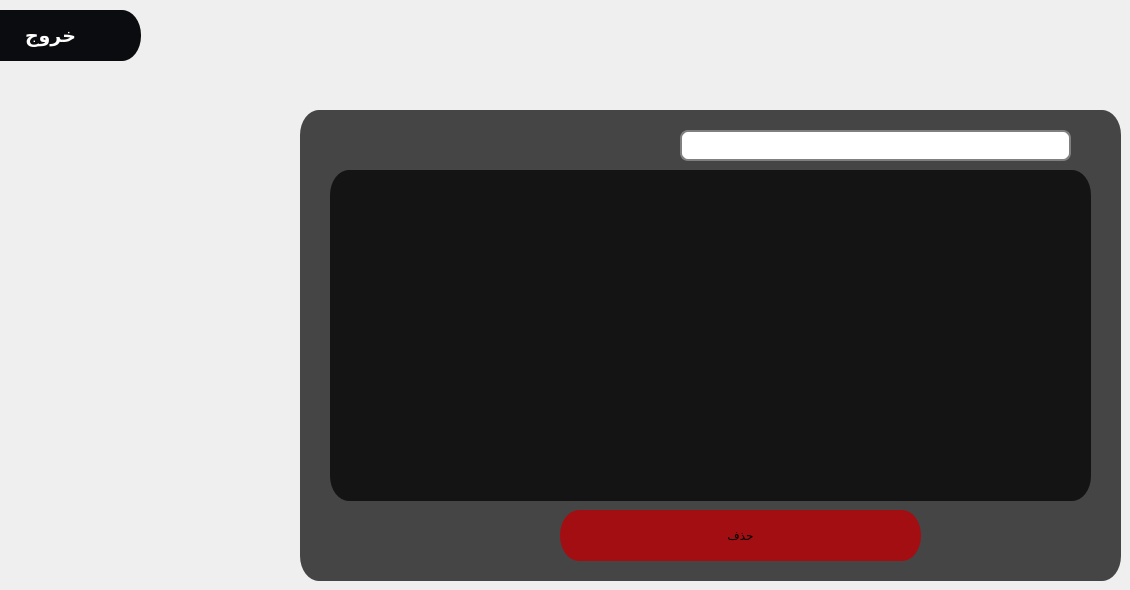
    <widget class="QWidget" name="tab_9">
     <attribute name="title">
      <string>Page</string>
     </attribute>
     <widget class="QFrame" name="frame_menu_27">
      <property name="enabled">
       <bool>true</bool>
      </property>
      <property name="geometry">
       <rect>
        <x>300</x>
        <y>110</y>
        <width>821</width>
        <height>471</height>
       </rect>
      </property>
      <property name="whatsThis">
       <string>&lt;html&gt;&lt;head/&gt;&lt;body&gt;&lt;p&gt;&lt;img src=&quot;:/pt/pos.png&quot;/&gt;&lt;/p&gt;&lt;/body&gt;&lt;/html&gt;</string>
      </property>
      <property name="styleSheet">
       <string notr="true">
QFrame{
	border-radius: 19px solid;
	background-color: qlineargradient(spread:pad, x1:1, y1:1, x2:1, y2:1, stop:1 rgba(0, 0, 0, 181));
}
QFrame:hover{
	border-left:3px solid rgb(255, 242, 0);
	border-bottom:3px solid rgb(255, 242, 0);
    border-top:3px solid rgb(255, 190, 0);
	border-right:3px solid rgb(255, 190, 0);
	

}</string>
      </property>
      <property name="frameShape">
       <enum>QFrame::StyledPanel</enum>
      </property>
      <property name="frameShadow">
       <enum>QFrame::Raised</enum>
      </property>
      <widget class="QPushButton" name="saveBtn_9">
       <property name="geometry">
        <rect>
         <x>260</x>
         <y>400</y>
         <width>361</width>
         <height>51</height>
        </rect>
       </property>
       <property name="styleSheet">
        <string notr="true">QPushButton{
	border-radius: 19px solid;
	border-bottom:0px solid rgb(171, 16, 20);
    border-top:0px solid rgb(171, 16, 20);
	
	background-color: rgb(163, 14, 18);


  

}

QPushButton:hover{
	border: 7px solid qlineargradient(spread:pad, x1:1, y1:1, x2:1, y2:1, stop:1 rgba(0, 0, 0, 0));
	border-radius: 19px solid;
	border-bottom:0px solid rgb(171, 16, 20);
    border-top:0px solid rgb(171, 16, 20);
	



   background-color:rgb(237, 28, 47);

	


}
QPushButton:pressed{
	color:rgb(255, 205, 0);

   background-color:rgb(189, 22, 37);
}</string>
       </property>
       <property name="text">
        <string>حذف</string>
       </property>
       <property name="icon">
        <iconset resource="../../Desktop/pt.qrc">
         <normaloff>:/pt/delete.png</normaloff>:/pt/delete.png</iconset>
       </property>
       <property name="iconSize">
        <size>
         <width>33</width>
         <height>33</height>
        </size>
       </property>
      </widget>
      <widget class="QTableView" name="tableView_6">
       <property name="geometry">
        <rect>
         <x>30</x>
         <y>60</y>
         <width>761</width>
         <height>331</height>
        </rect>
       </property>
       <property name="styleSheet">
        <string notr="true">color: rgb(255, 255, 255);
</string>
       </property>
      </widget>
     </widget>
     <widget class="QPushButton" name="btn_exit_to_app_12">
      <property name="enabled">
       <bool>true</bool>
      </property>
      <property name="geometry">
       <rect>
        <x>-40</x>
        <y>10</y>
        <width>181</width>
        <height>51</height>
       </rect>
      </property>
      <property name="font">
       <font>
        <family>Hack</family>
        <pointsize>14</pointsize>
        <weight>75</weight>
        <bold>true</bold>
       </font>
      </property>
      <property name="cursor">
       <cursorShape>PointingHandCursor</cursorShape>
      </property>
      <property name="contextMenuPolicy">
       <enum>Qt::DefaultContextMenu</enum>
      </property>
      <property name="layoutDirection">
       <enum>Qt::LeftToRight</enum>
      </property>
      <property name="styleSheet">
       <string notr="true">QPushButton{
	border-radius: 19px solid;
	border-bottom:0px solid rgb(171, 16, 20);
    border-top:0px solid rgb(171, 16, 20);
	
	background-color: rgb(11, 12, 15);
	color: rgb(255, 255, 255);

  

}

QPushButton:hover{
	border: 70px solid qlineargradient(spread:pad, x1:1, y1:1, x2:1, y2:1, stop:1 rgba(0, 0, 0, 0));
   border-radius: 20px solid;
	border-right:18px;
	border-bottom:1px solid  rgb(237, 28, 45);
    border-top:1px solid rgb(237, 28, 46) ;
   background-color:rgb(237, 28, 47);

	


}
QPushButton:pressed{
	color:rgb(255, 205, 0);
   border-radius: 20px solid;
	border-right:18px;
	border-bottom:1px solid  rgb(237, 28, 45);
    border-top:1px solid rgb(237, 28, 46) ;
   background-color:rgb(189, 22, 37);
}</string>
      </property>
      <property name="text">
       <string>خروج</string>
      </property>
      <property name="icon">
       <iconset resource="../../Desktop/pt.qrc">
        <normaloff>:/pt/logout.png</normaloff>:/pt/logout.png</iconset>
      </property>
      <property name="iconSize">
       <size>
        <width>40</width>
        <height>50</height>
       </size>
      </property>
     </widget>
     <widget class="QLineEdit" name="lineEdit_20">
      <property name="geometry">
       <rect>
        <x>680</x>
        <y>130</y>
        <width>391</width>
        <height>31</height>
       </rect>
      </property>
      <property name="styleSheet">
       <string notr="true">QLineEdit {
padding: 1px;
border-style: solid;
border: 2px solid gray;
border-radius: 8px;

color: rgb(255, 255, 255);

}</string>
      </property>
      <property name="placeholderText">
       <string> بحث عن اسم أو كود</string>
      </property>
     </widget>
    </widget>
